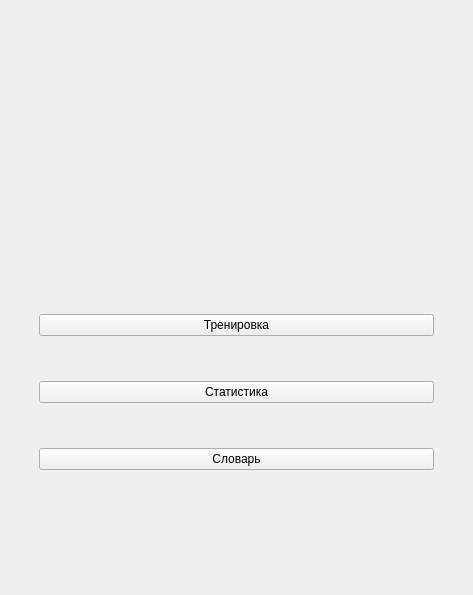
<?xml version="1.0" encoding="UTF-8"?>
<ui version="4.0">
 <class>StartWindow</class>
 <widget class="QMainWindow" name="StartWindow">
  <property name="geometry">
   <rect>
    <x>0</x>
    <y>0</y>
    <width>473</width>
    <height>595</height>
   </rect>
  </property>
  <property name="windowTitle">
   <string>MainWindow</string>
  </property>
  <property name="styleSheet">
   <string notr="true">#StartWindow
{
border-image: url(:/images/bg.png);
}
</string>
  </property>
  <widget class="QWidget" name="centralwidget">
   <layout class="QGridLayout" name="gridLayout_2">
    <item row="0" column="0">
     <layout class="QVBoxLayout" name="verticalLayout">
      <item>
       <layout class="QVBoxLayout" name="verticalLayout_2">
        <property name="spacing">
         <number>0</number>
        </property>
        <property name="leftMargin">
         <number>30</number>
        </property>
        <property name="topMargin">
         <number>30</number>
        </property>
        <property name="rightMargin">
         <number>30</number>
        </property>
        <property name="bottomMargin">
         <number>30</number>
        </property>
        <item>
         <spacer name="verticalSpacer_6">
          <property name="orientation">
           <enum>Qt::Vertical</enum>
          </property>
          <property name="sizeType">
           <enum>QSizePolicy::Fixed</enum>
          </property>
          <property name="sizeHint" stdset="0">
           <size>
            <width>20</width>
            <height>270</height>
           </size>
          </property>
         </spacer>
        </item>
        <item>
         <widget class="QPushButton" name="train_btn">
          <property name="text">
           <string>Тренировка</string>
          </property>
         </widget>
        </item>
        <item>
         <spacer name="verticalSpacer">
          <property name="orientation">
           <enum>Qt::Vertical</enum>
          </property>
          <property name="sizeType">
           <enum>QSizePolicy::Fixed</enum>
          </property>
          <property name="sizeHint" stdset="0">
           <size>
            <width>20</width>
            <height>45</height>
           </size>
          </property>
         </spacer>
        </item>
        <item>
         <widget class="QPushButton" name="stat_btn">
          <property name="text">
           <string>Статистика</string>
          </property>
         </widget>
        </item>
        <item>
         <spacer name="verticalSpacer_2">
          <property name="orientation">
           <enum>Qt::Vertical</enum>
          </property>
          <property name="sizeType">
           <enum>QSizePolicy::Fixed</enum>
          </property>
          <property name="sizeHint" stdset="0">
           <size>
            <width>20</width>
            <height>45</height>
           </size>
          </property>
         </spacer>
        </item>
        <item>
         <widget class="QPushButton" name="word_btn">
          <property name="text">
           <string>Словарь</string>
          </property>
         </widget>
        </item>
        <item>
         <spacer name="verticalSpacer_3">
          <property name="orientation">
           <enum>Qt::Vertical</enum>
          </property>
          <property name="sizeType">
           <enum>QSizePolicy::Fixed</enum>
          </property>
          <property name="sizeHint" stdset="0">
           <size>
            <width>20</width>
            <height>80</height>
           </size>
          </property>
         </spacer>
        </item>
       </layout>
      </item>
     </layout>
    </item>
   </layout>
  </widget>
 </widget>
 <resources/>
 <connections/>
</ui>
